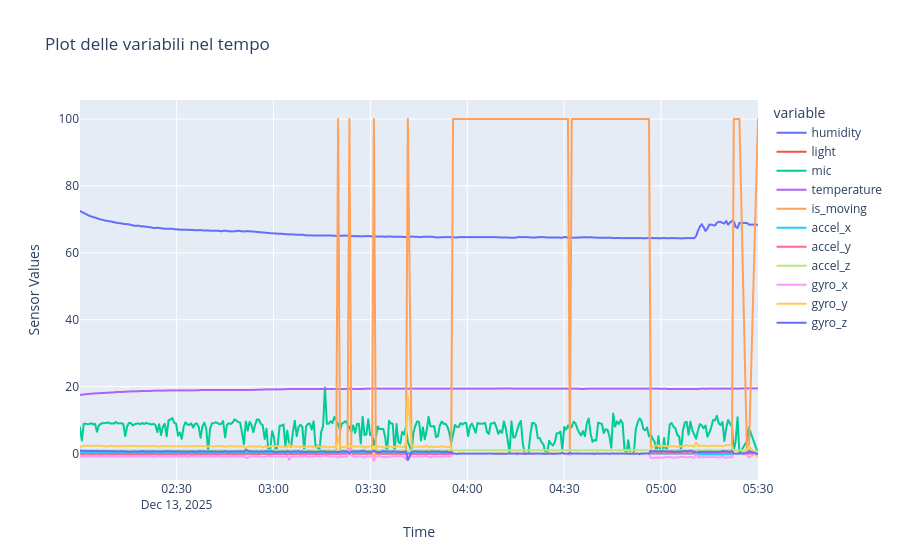

Source (notebook cell):
### Code cell
# Calcolo is_moving
acc_treashold = 0.5
gyro_treashold = 2
num_rows = 10
# Tempo di riferimento: ~6 min (35 sec x 10 righe)

# Prendo i primi num_rows valori di accel_x, accel_y, accel_z
rif_acc = df_clean[["accel_x", "accel_y", "accel_z"]].head(num_rows)
# Faccio la media per ogni valore
rif_acc = rif_acc.mean()
# Radice quadrata del quadrato di ogni valore
rif_acc = (rif_acc**2).sum()**0.5
# Deviazione standard
rif_acc = abs(rif_acc - 1)
print("Riferimento accelerometro:", rif_acc)

# Prendo i primi num_rows valori di gyro_x, gyro_y, gyro_z
rif_gyro = df_clean[["gyro_x", "gyro_y", "gyro_z"]].head(num_rows)
rif_gyro = rif_gyro.mean()
print("Riferimento giroscopio:", rif_gyro)

# Aggiungo una colonna is_moving
df_clean["is_moving"] = 0

# Calcolo is_moving a partire dalla 6a riga

for i in range(num_rows, len(df_clean)):
    # Copio la riga corrente
    new_row =  df_clean.iloc[i, :].copy()

    # Calcolo deviazione accelerometro
    new_acc = new_row["accel_x"]**2 + new_row["accel_y"]**2 + new_row["accel_z"]**2
    new_acc = new_acc**0.5
    new_acc = abs(new_acc - 1)
    dev_acc = abs(new_acc - rif_acc)

    # Calcolo deviazione giroscopio
    dev_gyro_x = abs(new_row["gyro_x"] - rif_gyro["gyro_x"])
    dev_gyro_y = abs(new_row["gyro_y"] - rif_gyro["gyro_y"])
    dev_gyro_z = abs(new_row["gyro_z"] - rif_gyro["gyro_z"])

    if dev_acc > acc_treashold or dev_gyro_x > gyro_treashold or dev_gyro_y > gyro_treashold or dev_gyro_z > gyro_treashold:
        df_clean.at[i, "is_moving"] = 100


# Pulizia e conversione tipi
df_clean["_time"] = pd.to_datetime(df_clean["_time"], utc=True, errors="coerce", format="mixed")
cols_to_numeric = ["humidity", "light", "mic", "temperature", "is_moving", "accel_x", "accel_y", "accel_z", "gyro_x", "gyro_y", "gyro_z"]
df_clean[cols_to_numeric] = df_clean[cols_to_numeric].apply(pd.to_numeric, errors="coerce")

df_clean.to_csv(save_path, index=False)

fig = px.line(df_clean, x="_time", y=cols_to_numeric, title="Plot delle variabili nel tempo")
fig.update_layout(xaxis_title="Time", yaxis_title="Sensor Values")
fig.show()

### Figure 1 — Plotly figure (JSON) as saved in the notebook; plotly's stock layout.template omitted (floating-point values rounded to 4 significant figures; data arrays with more than 128 entries replaced by an {"elided": "..."} marker saying what was removed)
{"data": [{"hovertemplate": "variable=humidity<br>_time=%{x}<br>value=%{y}<extra></extra>", "legendgroup": "humidity", "line": {"color": "#636efa", "dash": "solid"}, "marker": {"symbol": "circle"}, "mode": "lines", "name": "humidity", "showlegend": true, "type": "scattergl", "x": {"elided": "353 str values"}, "xaxis": "x", "y": {"elided": "353 float values"}, "yaxis": "y"}, {"hovertemplate": "variable=light<br>_time=%{x}<br>value=%{y}<extra></extra>", "legendgroup": "light", "line": {"color": "#EF553B", "dash": "solid"}, "marker": {"symbol": "circle"}, "mode": "lines", "name": "light", "showlegend": true, "type": "scattergl", "x": {"elided": "353 str values"}, "xaxis": "x", "y": {"elided": "353 float values"}, "yaxis": "y"}, {"hovertemplate": "variable=mic<br>_time=%{x}<br>value=%{y}<extra></extra>", "legendgroup": "mic", "line": {"color": "#00cc96", "dash": "solid"}, "marker": {"symbol": "circle"}, "mode": "lines", "name": "mic", "showlegend": true, "type": "scattergl", "x": {"elided": "353 str values"}, "xaxis": "x", "y": {"elided": "353 float values"}, "yaxis": "y"}, {"hovertemplate": "variable=temperature<br>_time=%{x}<br>value=%{y}<extra></extra>", "legendgroup": "temperature", "line": {"color": "#ab63fa", "dash": "solid"}, "marker": {"symbol": "circle"}, "mode": "lines", "name": "temperature", "showlegend": true, "type": "scattergl", "x": {"elided": "353 str values"}, "xaxis": "x", "y": {"elided": "353 float values"}, "yaxis": "y"}, {"hovertemplate": "variable=is_moving<br>_time=%{x}<br>value=%{y}<extra></extra>", "legendgroup": "is_moving", "line": {"color": "#FFA15A", "dash": "solid"}, "marker": {"symbol": "circle"}, "mode": "lines", "name": "is_moving", "showlegend": true, "type": "scattergl", "x": {"elided": "353 str values"}, "xaxis": "x", "y": {"elided": "353 float values"}, "yaxis": "y"}, {"hovertemplate": "variable=accel_x<br>_time=%{x}<br>value=%{y}<extra></extra>", "legendgroup": "accel_x", "line": {"color": "#19d3f3", "dash": "solid"}, "marker": {"symbol": "circle"}, "mode": "lines", "name": "accel_x", "showlegend": true, "type": "scattergl", "x": {"elided": "353 str values"}, "xaxis": "x", "y": {"elided": "353 float values"}, "yaxis": "y"}, {"hovertemplate": "variable=accel_y<br>_time=%{x}<br>value=%{y}<extra></extra>", "legendgroup": "accel_y", "line": {"color": "#FF6692", "dash": "solid"}, "marker": {"symbol": "circle"}, "mode": "lines", "name": "accel_y", "showlegend": true, "type": "scattergl", "x": {"elided": "353 str values"}, "xaxis": "x", "y": {"elided": "353 float values"}, "yaxis": "y"}, {"hovertemplate": "variable=accel_z<br>_time=%{x}<br>value=%{y}<extra></extra>", "legendgroup": "accel_z", "line": {"color": "#B6E880", "dash": "solid"}, "marker": {"symbol": "circle"}, "mode": "lines", "name": "accel_z", "showlegend": true, "type": "scattergl", "x": {"elided": "353 str values"}, "xaxis": "x", "y": {"elided": "353 float values"}, "yaxis": "y"}, {"hovertemplate": "variable=gyro_x<br>_time=%{x}<br>value=%{y}<extra></extra>", "legendgroup": "gyro_x", "line": {"color": "#FF97FF", "dash": "solid"}, "marker": {"symbol": "circle"}, "mode": "lines", "name": "gyro_x", "showlegend": true, "type": "scattergl", "x": {"elided": "353 str values"}, "xaxis": "x", "y": {"elided": "353 float values"}, "yaxis": "y"}, {"hovertemplate": "variable=gyro_y<br>_time=%{x}<br>value=%{y}<extra></extra>", "legendgroup": "gyro_y", "line": {"color": "#FECB52", "dash": "solid"}, "marker": {"symbol": "circle"}, "mode": "lines", "name": "gyro_y", "showlegend": true, "type": "scattergl", "x": {"elided": "353 str values"}, "xaxis": "x", "y": {"elided": "353 float values"}, "yaxis": "y"}, {"hovertemplate": "variable=gyro_z<br>_time=%{x}<br>value=%{y}<extra></extra>", "legendgroup": "gyro_z", "line": {"color": "#636efa", "dash": "solid"}, "marker": {"symbol": "circle"}, "mode": "lines", "name": "gyro_z", "showlegend": true, "type": "scattergl", "x": {"elided": "353 str values"}, "xaxis": "x", "y": {"elided": "353 float values"}, "yaxis": "y"}], "layout": {"legend": {"title": {"text": "variable"}, "tracegroupgap": 0}, "title": {"text": "Plot delle variabili nel tempo"}, "xaxis": {"anchor": "y", "domain": [0, 1], "title": {"text": "Time"}}, "yaxis": {"anchor": "x", "domain": [0, 1], "title": {"text": "Sensor Values"}}}}
